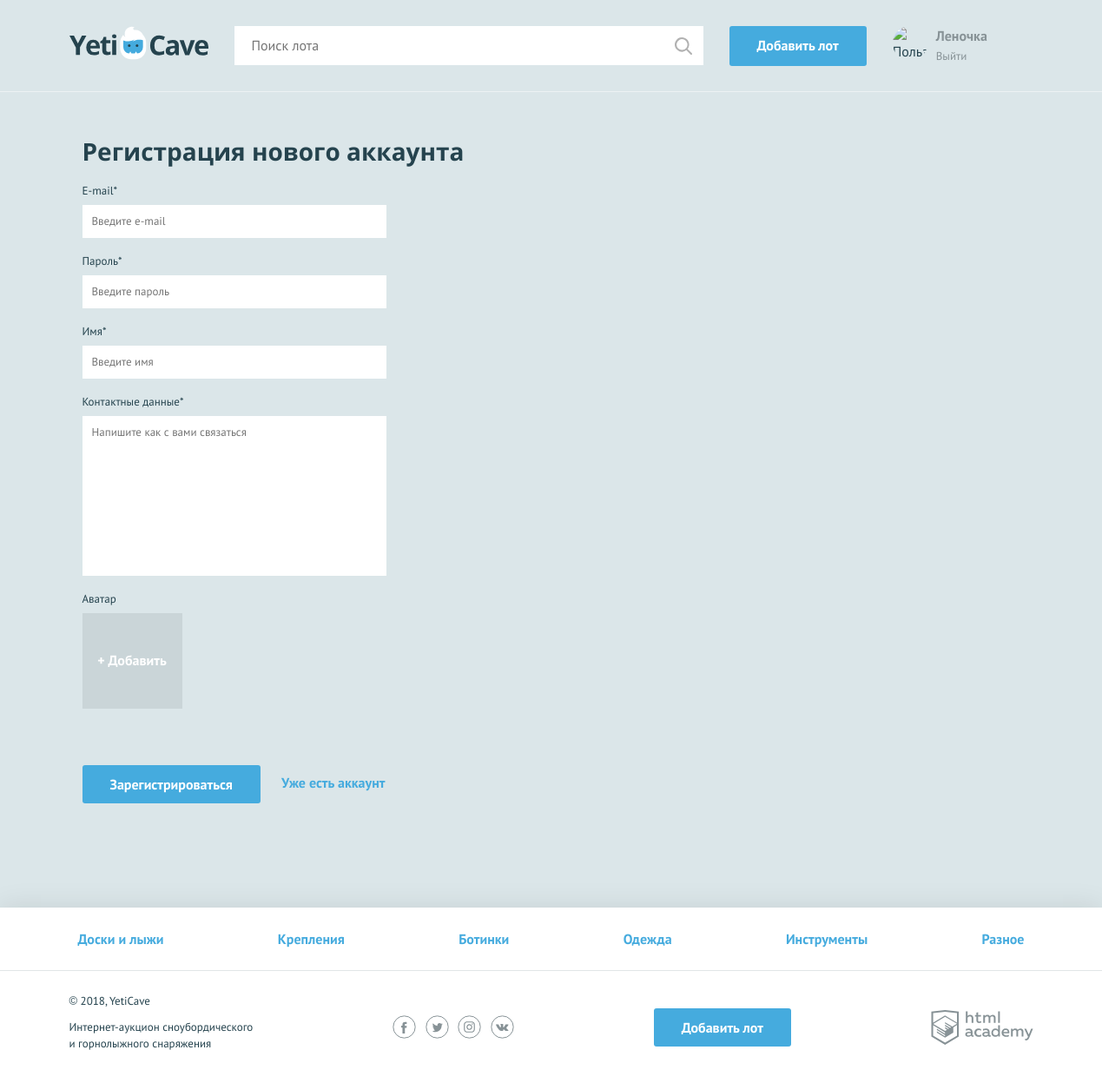
Page /sign-up.php (signed in) on the committed database.
### tables this page shows
create table categories (
    categories_id int auto_increment primary key,
    categories_name char(64),
    css_class varchar(128)
);

### functions.php (called while the page is built, shortened)
<?php
function include_template($tamplate, $data)
{
	if (file_exists($tamplate)) {
	    extract($data);
	    include($tamplate);
	    return ob_get_clean();
	}
	else {
		return '';
	}
}

### init.php (called while the page is built, shortened)
<?php
require_once "functions.php";
require_once "data_sql.php";
if (isset($_SESSION['user'])) {
    $authenticated_user = $_SESSION['user'];
}
else {
    $authenticated_user = null;
}

### data_sql.php (called while the page is built, shortened)
<?php
function get_all_categories($link)
{
    $sql = 'SELECT categories_id, categories_name, css_class FROM categories';
    $result = mysqli_query($link, $sql);
    $categories = mysqli_fetch_all($result, MYSQLI_ASSOC);
    return ($categories);
}

### templates/layout.php (the view, shortened to what this page needs)
<!DOCTYPE html>
<html lang="ru">
<head>
    <link href="css/normalize.min.css" rel="stylesheet">
    <link href="css/style.css" rel="stylesheet">
</head>
<body>
<header class="main-header">
    <div class="main-header__container container">
        <a class="main-header__logo">
            <img src="img/logo.svg" width="160" height="39" alt="Логотип компании YetiCave">
        </a>
        <form class="main-header__search" method="get" action="https://echo.htmlacademy.ru">
            <input type="search" name="search" placeholder="Поиск лота">
            <input class="main-header__search-btn" type="submit" name="find" value="Найти">
        </form>
        <a class="main-header__add-lot button" href="add.php">Добавить лот</a>
        <nav class="user-menu">
            <?php if (isset($authenticated_user)): ?>
            <div class="user-menu__image">
                <img src= <?=$authenticated_user['avatar'];?> width="40" height="40" alt="Пользователь">
            </div>
            <div class="user-menu__logged">
                <p><?=htmlspecialchars($authenticated_user['name']);?></p>
                <a href="logout.php">Выйти</a>
            </div>
            <?php endif; ?>
        </nav>
    </div>
</header>
<main class="container">
    <?=$content;?>
</main>
<footer class="main-footer">
    <nav class="nav">
        <ul class="nav__list container">
            <?php foreach ($categories as $value): ?>
            <li class="nav__item">
                <a href="all-lots.html"><?=$value['categories_name'];?></a>
            </li>
            <?php endforeach; ?>
        </ul>
    </nav>
    <div class="main-footer__bottom container">
        <div class="main-footer__copyright">
            <p>© 2018, YetiCave</p>
            <p>Интернет-аукцион сноубордического и горнолыжного снаряжения</p>
        </div>
        <div class="main-footer__social social">
            <a class="social__link social__link--facebook" href="#">Facebook
            </a>
            <a class="social__link social__link--twitter" href="#">Twitter
            </a>
            <a class="social__link social__link--instagram" href="#">Instagram
            </a>
            <a class="social__link social__link--vkontakte" href="#">Вконтакте
            </a>
        </div>
        <a class="main-footer__add-lot button" href="add.php">Добавить лот</a>
        <div class="main-footer__developed-by">
            <a class="logo-academy" href="https://htmlacademy.ru/intensive/php">HTML Academy
            </a>
        </div>
    </div>
</footer>
</body>
</html>

### css/style.css (style rules this page uses)
body { min-width: 1140px; background-color: #dbe6e9; font-family: "PT Sans", sans-serif; font-weight: 400; font-size: 16px; line-height: 26px; color: #25434e; }
a { text-decoration: none; }
.container { width: 1110px; margin: 0 auto; padding: 0 15px; }
.button { display: block; padding: 9px 32px; background-color: #45abde; color: #ffffff; text-align: center; font-weight: 700; border: none; border-radius: 3px; }
.main-header { padding: 30px 0 29px; border-bottom: 1px solid rgba(255, 255, 255, 0.5); }
.main-header__container { display: -webkit-flex; display: -ms-flexbox; display: flex; -webkit-justify-content: flex-start; -ms-flex-pack: start; justify-content: flex-start; }
.main-header__logo { display: block; margin-right: 30px; }
.main-header__search { position: relative; width: 540px; margin-right: 30px; }
.main-header__search input[type="search"] { width: 100%; padding: 8px 19px 9px 19px; border: 1px solid #ffffff; }
.main-header__search-btn { content: ""; position: absolute; top: 3px; right: 3px; width: 20px; height: 20px; padding: 20px; background: url("../img/search.svg") center no-repeat; opacity: 0.3; border: 0; font-size: 0; }
.main-header__add-lot { max-width: 160px; margin-right: 30px; }
.user-menu { display: -webkit-flex; display: -ms-flexbox; display: flex; }
.user-menu__image { width: 40px; height: 40px; margin-right: 10px; border-radius: 50%; overflow: hidden; }
.user-menu__image img { width: 100%; height: 100%; }
.user-menu__logged { color: #879296; line-height: 22px; }
.user-menu__logged p { font-weight: 700; margin: 0; }
.user-menu__logged a { color: #879296; font-size: 13px; font-weight: 400; }
.main-footer { margin-top: 120px; background-color: #ffffff; box-shadow: 0 0 30px 0 rgba(0, 0, 0, 0.1); }
.main-footer__bottom { display: -webkit-flex; display: -ms-flexbox; display: flex; -webkit-justify-content: space-between; -ms-flex-pack: justify; justify-content: space-between; -webkit-align-items: center; -ms-flex-align: center; align-items: center; padding: 25px 0; }
.main-footer__copyright { max-width: 212px; }
.main-footer__copyright p { margin: 0; margin-bottom: 11px; font-size: 13px; line-height: 19px; }
.main-footer__social { width: 140px; }
.social { display: -webkit-flex; display: -ms-flexbox; display: flex; -webkit-justify-content: space-between; -ms-flex-pack: justify; justify-content: space-between; -webkit-flex-wrap: wrap; -ms-flex-wrap: wrap; flex-wrap: wrap; }
.social__link { width: 27px; height: 27px; font-size: 0; }
.logo-academy { display: block; width: 118px; height: 40px; font-size: 0; }
.nav { background-color: #ffffff; border-bottom: 1px solid #e1e6e7; }
.nav__list { display: -webkit-flex; display: -ms-flexbox; display: flex; -webkit-justify-content: space-between; -ms-flex-pack: justify; justify-content: space-between; -webkit-flex-wrap: wrap; -ms-flex-wrap: wrap; flex-wrap: wrap; list-style: none; }
.nav__item a { position: relative; display: block; padding: 12px 10px; font-weight: 700; color: #45abde; }
.nav__item a::before { content: ""; display: none; position: absolute; bottom: 0; width: calc(100% - 20px); height: 3px; background-color: #e2e5e6; }
.main-footer .nav__item a { padding: 23px 10px; }

### rows in the picture
categories: categories_name "Доски и лыжи"
categories: categories_name "Крепления"
categories: categories_name "Ботинки"
categories: categories_name "Одежда"
categories: categories_name "Инструменты"
categories: categories_name "Разное"

### other values in the picture
$authenticated_user['name'] "Леночка"
